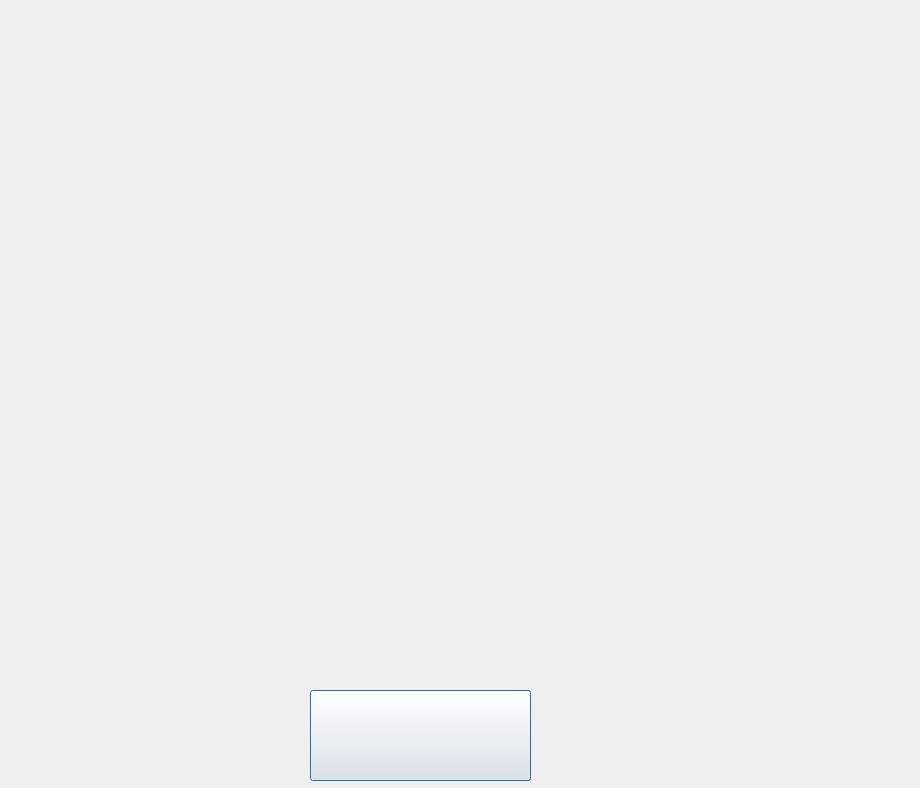
<?xml version="1.0" encoding="UTF-8"?>
<ui version="4.0">
 <class>Dialog</class>
 <widget class="QDialog" name="Dialog">
  <property name="geometry">
   <rect>
    <x>0</x>
    <y>0</y>
    <width>920</width>
    <height>788</height>
   </rect>
  </property>
  <property name="windowTitle">
   <string>Dialog</string>
  </property>
  <property name="styleSheet">
   <string notr="true">#parentWidget { border-image: url("uis/training6bg.PNG") 0 0 0 0 stretch stretch;}</string>
  </property>
  <widget class="QPushButton" name="changepage">
   <property name="geometry">
    <rect>
     <x>310</x>
     <y>690</y>
     <width>221</width>
     <height>91</height>
    </rect>
   </property>
   <property name="minimumSize">
    <size>
     <width>221</width>
     <height>91</height>
    </size>
   </property>
   <property name="maximumSize">
    <size>
     <width>221</width>
     <height>91</height>
    </size>
   </property>
   <property name="styleSheet">
    <string notr="true">border-image: url("uis/buttonbg.png");</string>
   </property>
   <property name="text">
    <string/>
   </property>
  </widget>
 </widget>
 <resources/>
 <connections/>
</ui>
